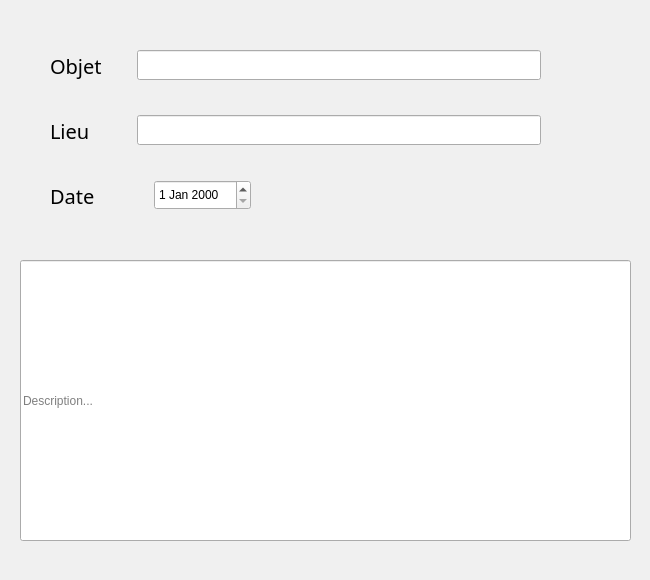
<?xml version="1.0" encoding="UTF-8"?>
<ui version="4.0">
 <class>Dialog</class>
 <widget class="QDialog" name="Dialog">
  <property name="geometry">
   <rect>
    <x>0</x>
    <y>0</y>
    <width>650</width>
    <height>580</height>
   </rect>
  </property>
  <property name="minimumSize">
   <size>
    <width>650</width>
    <height>580</height>
   </size>
  </property>
  <property name="maximumSize">
   <size>
    <width>650</width>
    <height>580</height>
   </size>
  </property>
  <property name="windowTitle">
   <string>Dialog</string>
  </property>
  <property name="styleSheet">
   <string notr="true">QDialog#Dialog{
background-color: rgb(240, 240, 240);}</string>
  </property>
  <widget class="QLineEdit" name="lineEditDescription">
   <property name="geometry">
    <rect>
     <x>20</x>
     <y>260</y>
     <width>611</width>
     <height>281</height>
    </rect>
   </property>
   <property name="placeholderText">
    <string>Description...</string>
   </property>
  </widget>
  <widget class="QWidget" name="">
   <property name="geometry">
    <rect>
     <x>50</x>
     <y>40</y>
     <width>491</width>
     <height>51</height>
    </rect>
   </property>
   <layout class="QHBoxLayout" name="horizontalLayout" stretch="2,10">
    <item>
     <widget class="QLabel" name="label">
      <property name="font">
       <font>
        <family>Agency FB</family>
        <pointsize>15</pointsize>
        <weight>50</weight>
        <bold>false</bold>
       </font>
      </property>
      <property name="text">
       <string>Objet</string>
      </property>
     </widget>
    </item>
    <item>
     <widget class="QLineEdit" name="lineEditObjet">
      <property name="minimumSize">
       <size>
        <width>0</width>
        <height>30</height>
       </size>
      </property>
     </widget>
    </item>
   </layout>
  </widget>
  <widget class="QWidget" name="">
   <property name="geometry">
    <rect>
     <x>50</x>
     <y>100</y>
     <width>491</width>
     <height>61</height>
    </rect>
   </property>
   <layout class="QHBoxLayout" name="horizontalLayout_2" stretch="2,10">
    <item>
     <widget class="QLabel" name="label_2">
      <property name="font">
       <font>
        <family>Agency FB</family>
        <pointsize>15</pointsize>
        <weight>50</weight>
        <bold>false</bold>
       </font>
      </property>
      <property name="text">
       <string>Lieu</string>
      </property>
     </widget>
    </item>
    <item>
     <widget class="QLineEdit" name="lineEditLieu">
      <property name="minimumSize">
       <size>
        <width>0</width>
        <height>30</height>
       </size>
      </property>
     </widget>
    </item>
   </layout>
  </widget>
  <widget class="QWidget" name="">
   <property name="geometry">
    <rect>
     <x>50</x>
     <y>170</y>
     <width>201</width>
     <height>51</height>
    </rect>
   </property>
   <layout class="QHBoxLayout" name="horizontalLayout_3">
    <item>
     <widget class="QLabel" name="label_3">
      <property name="font">
       <font>
        <family>Agency FB</family>
        <pointsize>15</pointsize>
       </font>
      </property>
      <property name="text">
       <string>Date</string>
      </property>
     </widget>
    </item>
    <item>
     <widget class="QDateEdit" name="dateEdit">
      <property name="minimumSize">
       <size>
        <width>0</width>
        <height>30</height>
       </size>
      </property>
     </widget>
    </item>
   </layout>
  </widget>
 </widget>
 <resources/>
 <connections/>
</ui>
